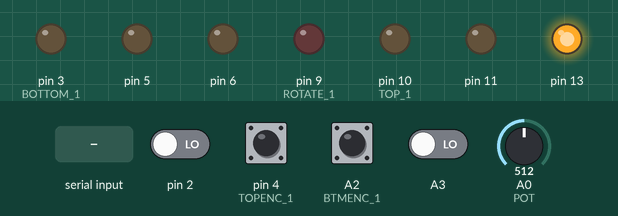
Recording of a sketch running on a simulated Arduino Uno, built with avr-gcc and run on an emulated ATmega328P. On the bench: output pins drawn as LEDs (lit = HIGH). The test bench sets the inputs (shaded band); at power-on: A2 (BTMENC_1), pin 4 (TOPENC_1) HIGH, A3, pin 2 LOW, A0 (POT) = 512. What the sketch prints to the serial monitor is not drawn.

Above: at 1.2 s.
1.3 s: "[90 45 200 10]\n" received over Serial
At 1.9 s:
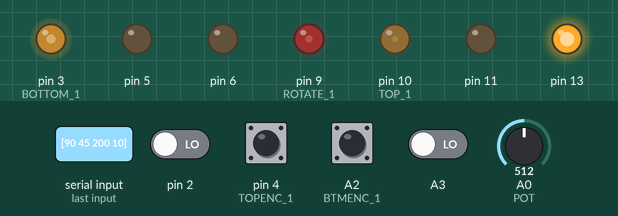
Timing chart, 0 to 4.3 s (numbered marks = the images above; inputs shaded):
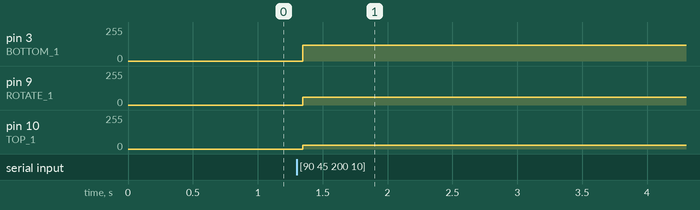

The sketch:

ne.ino
```cpp
#include <string.h>
#define DEV_ID      2
#define BOTTOM_1    3
#define BOTTOM_2    5
#define TOP_1      10
#define TOP_2      11
#define ROTATE_1    9
#define ROTATE_2    6
#define BTMENC_1   A2
#define BTMENC_2   A3
#define TOPENC_1    4
#define TOPENC_2    2
#define POT        A0

class QuadEncoder {
  public:
    long pos;
    bool reversed; // set
    char pin[2];
    QuadEncoder() {
      reset();
    }
    int attach(int pin1, int pin2) {
      pinMode(pin1, INPUT);
      pinMode(pin2, INPUT);
      pin[0] = pin1;
      pin[1] = pin2;
      pin_state[0] = digitalRead(pin[0]);
      pin_state[1] = digitalRead(pin[1]);
    }
    int read() {
      update();
      return pos;
    }
    void reset() {
      pin[0] = 0;
      pin[1] = 0;
      pos = 0;
      velocity = 1; // velocity can either be 1 or -1
      reversed = false;
      pin_state[0] = 0;
      pin_state[1] = 0;
    }
  private:
    void update() {
      if (pin[0] == 0 || pin[1] == 0)
        return;
      // FSA : reg :: 00 01 11 10
      //     : rev :: 00 10 11 01
      char new_state[2] = {
        digitalRead(pin[1]) == HIGH,
        digitalRead(pin[0]) == HIGH
      };
      char delta_state[2] = {
        new_state[1] != pin_state[1],
        new_state[0] != pin_state[0]
      };
      if (delta_state[1] && delta_state[0]) {
        pos += velocity * 2 * (reversed ? -1 : 1);
      } else if (delta_state[1]) {
        velocity = new_state[0] == new_state[1] ? -1 : 1;
        pos += velocity * (reversed ? -1 : 1);
      } else if (delta_state[0]) {
        velocity = new_state[0] == new_state[1] ? 1 : -1;
        pos += velocity * (reversed ? -1 : 1);
      }
      pin_state[0] = new_state[0];
      pin_state[1] = new_state[1];
    }
    char pin_state[2];
    long velocity;  // estimated
};

class HBridgeMotor { // HBridge implementation
  public:
    short velocity; // PWM -255 to 255
    char pin[2];
    bool isdigital;
    HBridgeMotor() {
      reset();
      isdigital = false;
    }
    void setdigital(bool d) {
      isdigital = d;
    }
    void write(int v) {
      velocity = v;
      if (!isdigital) {
        int limit = 255;
        if (velocity < -limit) velocity = -limit;
        if (velocity > limit) velocity = limit;
        if (pin[0] == 0 || pin[1] == 0) return;
        if (velocity < 0) {
          analogWrite(pin[0], 0);
          analogWrite(pin[1], -velocity);
        } else {
          analogWrite(pin[1], 0);
          analogWrite(pin[0], velocity);
        }
      } else {
        if (pin[0] == 0 || pin[1] == 0) return;
        if (velocity < 0) {
          digitalWrite(pin[0], LOW);
          digitalWrite(pin[1], HIGH);
        } else if (velocity > 0) {
          digitalWrite(pin[1], LOW);
          digitalWrite(pin[0], HIGH);
        } else {
          digitalWrite(pin[0], LOW);
          digitalWrite(pin[1], LOW);
        }
      }
    }
    int attach(int pin1, int pin2) {
      pinMode(pin1, OUTPUT);
      pinMode(pin2, OUTPUT);
      pin[0] = pin1;
      pin[1] = pin2;
    }
    void reset() {
      pin[0] = 0;
      pin[1] = 0;
      velocity = 0;
    }
};

HBridgeMotor bottom;
HBridgeMotor top;
HBridgeMotor rotate;
int B, T, R;

QuadEncoder btmenc;
QuadEncoder topenc;

const int bufsize = 256;
const int safesize = bufsize / 2;
char buf[bufsize];
char msg[bufsize];
char wbuf[safesize];
unsigned long msecs;
char numbuf[4];

int limit(int x, int a, int b) {
  if (x > b) {
    return b;
  } else if (x < a) {
    return a;
  } else {
    return x;
  }
}

void setleg(int b, int t, int r) {
  b = limit(b, -255, 255);
  t = limit(t, -255, 255);
  r = limit(r, -255, 255);
  bottom.write(b);
  top.write(t);
  rotate.write(r);
}

void setup() {
  bottom.attach(BOTTOM_1, BOTTOM_2);
  top.attach(TOP_1, TOP_2);
  rotate.attach(ROTATE_1, ROTATE_2);

  //bottom.setdigital(true);
  //top.setdigital(true);
  //rotate1.setdigital(true);
  //rotate2.setdigital(true);

  btmenc.attach(BTMENC_1, BTMENC_2);
  topenc.attach(TOPENC_1, TOPENC_2);
  pinMode(POT, INPUT);

  pinMode(13, OUTPUT);

  Serial.begin(38400);
  setleg(0, 0, 0);
  digitalWrite(13, HIGH);
  msecs = millis();
}

void loop() {
  int nbytes = 0;
  if ((nbytes = Serial.available())) {
    // read + attach null byte
    int obytes = strlen(buf);
    Serial.readBytes(&buf[obytes], nbytes);
    buf[nbytes + obytes] = '\0';

    // resize just in case
    if (strlen(buf) > safesize) {
      memmove(buf, &buf[strlen(buf) - safesize], safesize);
      buf[safesize] = '\0'; // just in case
    }

    // extract possible message
    char *s, *e;
    if ((e = strchr(buf, '\n'))) {
      e[0] = '\0';
      if ((s = strrchr(buf, '['))) {
        // CUSTOMIZE
        sscanf(s, "[%d %d %d %d]", &R, &T, &B);
        T = limit(T, -255, 255);
        B = limit(B, -255, 255);
        R = limit(R, -255, 255);
      }
      memmove(buf, &e[1], strlen(&e[1]) + sizeof(char));
    }
  }

  if (B != 0 || T != 0 || R != 0) {
    setleg(0, 0, 0);
  }
  setleg(B, T, R);

  btmenc.read();
  topenc.read();

  if (millis() - msecs > 100) {
    sprintf(wbuf, "[%d %d %d %d]\n", DEV_ID, analogRead(POT), topenc.read(), btmenc.read());
    Serial.print(wbuf);
    msecs = millis();
  }
}
```

Measured:
- after the input at 1.3 s, pin 3 (BOTTOM_1): 0/255 → 119/255 at once; pin 9 (ROTATE_1): 0/255 → 57/255 at once; pin 10 (TOP_1): 0/255 → 27/255 at once
